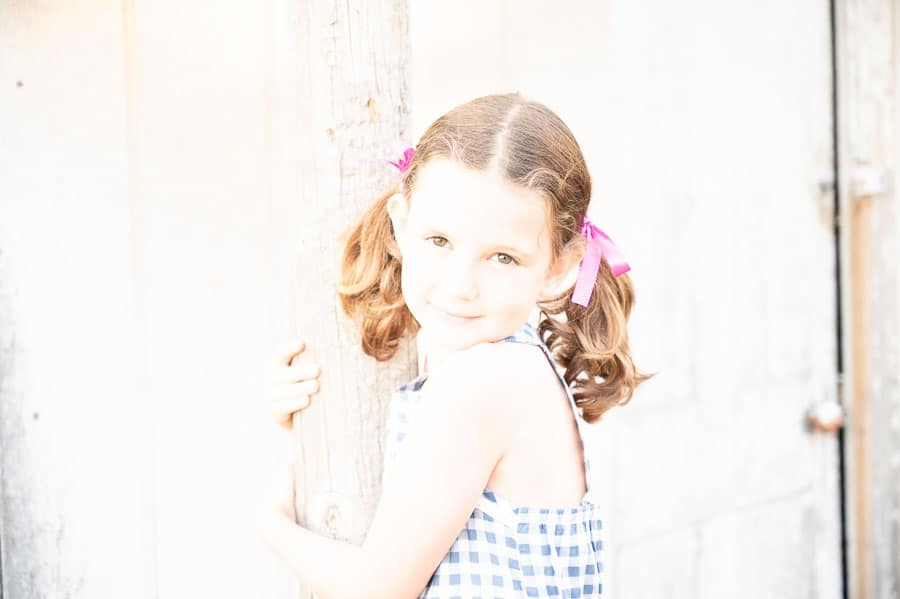
%> input picture Images/5/overexposed.jpg, 900 x 599 px
$ octave intensity_correction.m   (GNU Octave 9; MATLAB toolbox functions it lacks are replaced by stand-ins)
%> lines starting %> are read from the running program, lines starting %| are printed output that depends on the picture
clear, clc, close all;
im = imread('..\Images\5\overexposed.jpg');
%> im is the input picture: size 599x900x3 uint8; mean R, G, B 244.5, 239.2, 235.3
imshow(im);
th = 0.7;
im(:,:,1)= th * im(:,:,1);
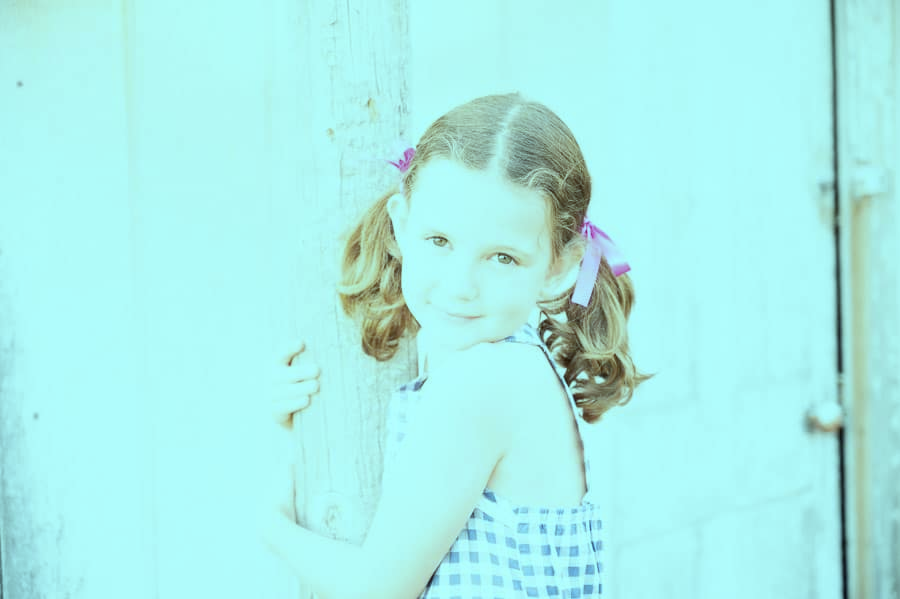
%> im: size 599x900x3 uint8; mean R, G, B 171.2, 239.2, 235.3
im(:,:,2)= th * im(:,:,2);
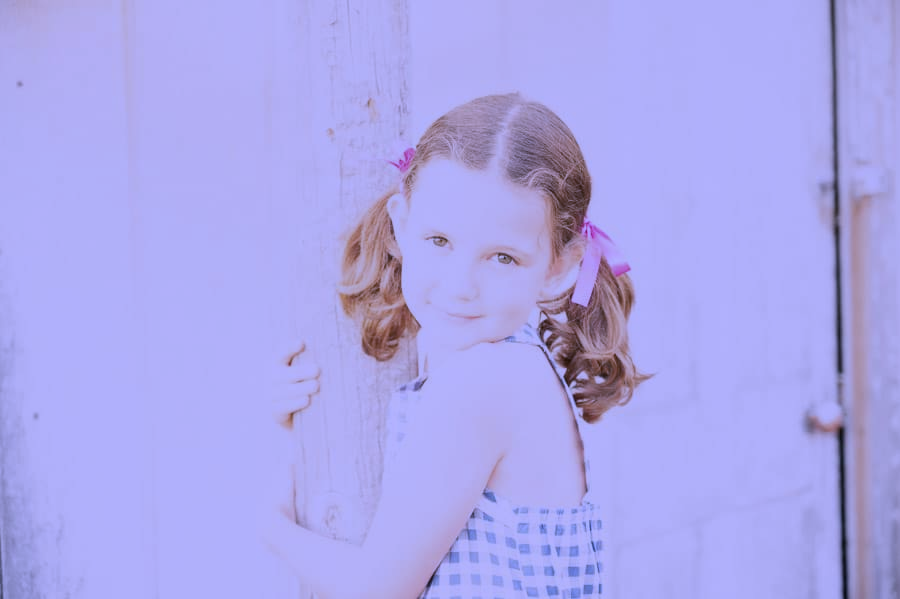
%> im: size 599x900x3 uint8; mean R, G, B 171.2, 167.5, 235.3
im(:,:,3)= th * im(:,:,3);
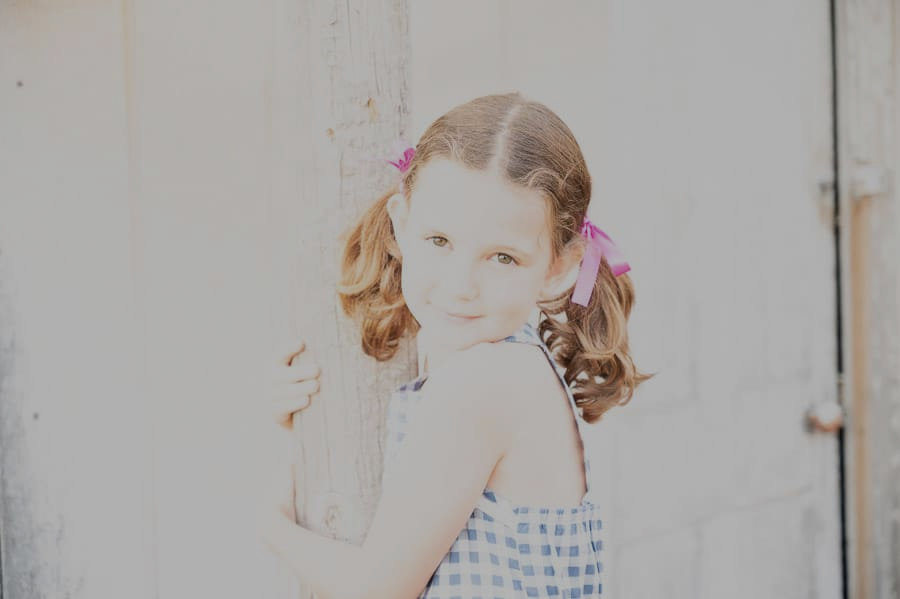
%> im: size 599x900x3 uint8; mean R, G, B 171.2, 167.5, 164.7
figure, imshow(im);
